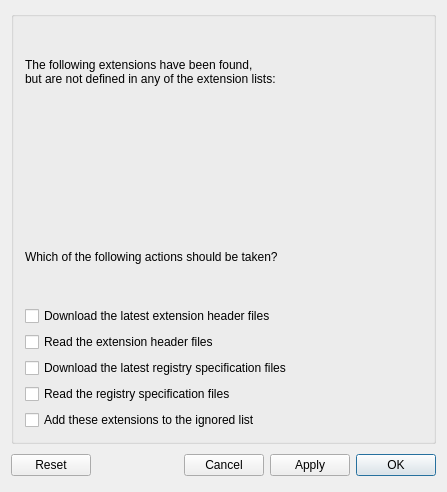
<?xml version="1.0" encoding="UTF-8"?>
<ui version="4.0">
 <class>CUpdateExtensionsBaseDialog</class>
 <widget class="QDialog" name="CUpdateExtensionsBaseDialog">
  <property name="geometry">
   <rect>
    <x>0</x>
    <y>0</y>
    <width>447</width>
    <height>492</height>
   </rect>
  </property>
  <property name="windowTitle">
   <string>Update Extensions</string>
  </property>
  <layout class="QVBoxLayout">
   <item>
    <widget class="Q3GroupBox" name="groupBox16">
     <property name="title">
      <string/>
     </property>
     <layout class="QVBoxLayout">
      <item>
       <widget class="QLabel" name="m_textextensionsnotfound">
        <property name="text">
         <string>The following extensions have been found, 
but are not defined in any of the extension lists:</string>
        </property>
        <property name="wordWrap">
         <bool>false</bool>
        </property>
       </widget>
      </item>
      <item>
       <widget class="Q3ListBox" name="m_listboxextensionsnotfound">
        <property name="font">
         <font>
          <family>Monospace</family>
         </font>
        </property>
        <property name="selectionMode">
         <enum>Q3ListBox::Single</enum>
        </property>
       </widget>
      </item>
      <item>
       <widget class="QLabel" name="m_textwhattodo">
        <property name="text">
         <string>Which of the following actions should be taken?</string>
        </property>
        <property name="wordWrap">
         <bool>false</bool>
        </property>
       </widget>
      </item>
      <item>
       <widget class="QCheckBox" name="m_checkboxdownloadheaders">
        <property name="text">
         <string>Download the latest extension header files</string>
        </property>
        <property name="checked">
         <bool>false</bool>
        </property>
       </widget>
      </item>
      <item>
       <widget class="QCheckBox" name="m_checkboxreadheaders">
        <property name="text">
         <string>Read the extension header files</string>
        </property>
        <property name="checked">
         <bool>false</bool>
        </property>
       </widget>
      </item>
      <item>
       <widget class="QCheckBox" name="m_checkboxdownloadregistry">
        <property name="text">
         <string>Download the latest registry specification files</string>
        </property>
        <property name="checked">
         <bool>false</bool>
        </property>
       </widget>
      </item>
      <item>
       <widget class="QCheckBox" name="m_checkboxreadregistry">
        <property name="text">
         <string>Read the registry specification files</string>
        </property>
        <property name="checked">
         <bool>false</bool>
        </property>
       </widget>
      </item>
      <item>
       <widget class="QCheckBox" name="m_checkboxignoreextensions">
        <property name="text">
         <string>Add these extensions to the ignored list</string>
        </property>
       </widget>
      </item>
     </layout>
    </widget>
   </item>
   <item>
    <layout class="QHBoxLayout">
     <item>
      <widget class="QPushButton" name="m_pushbuttonreset">
       <property name="text">
        <string>Reset</string>
       </property>
      </widget>
     </item>
     <item>
      <spacer name="spacer1">
       <property name="orientation">
        <enum>Qt::Horizontal</enum>
       </property>
       <property name="sizeType">
        <enum>QSizePolicy::Expanding</enum>
       </property>
       <property name="sizeHint" stdset="0">
        <size>
         <width>240</width>
         <height>31</height>
        </size>
       </property>
      </spacer>
     </item>
     <item>
      <widget class="QPushButton" name="m_pushbuttoncancel">
       <property name="text">
        <string>Cancel</string>
       </property>
      </widget>
     </item>
     <item>
      <widget class="QPushButton" name="m_pushbuttonapply">
       <property name="text">
        <string>Apply</string>
       </property>
      </widget>
     </item>
     <item>
      <widget class="QPushButton" name="m_pushbuttonok">
       <property name="text">
        <string>OK</string>
       </property>
       <property name="default">
        <bool>true</bool>
       </property>
      </widget>
     </item>
    </layout>
   </item>
  </layout>
 </widget>
 <layoutdefault spacing="6" margin="11"/>
 <pixmapfunction>qPixmapFromMimeSource</pixmapfunction>
 <customwidgets>
  <customwidget>
   <class>Q3GroupBox</class>
   <extends>QGroupBox</extends>
   <header>Qt3Support/Q3GroupBox</header>
   <container>1</container>
  </customwidget>
  <customwidget>
   <class>Q3Frame</class>
   <extends>QFrame</extends>
   <header>Qt3Support/Q3Frame</header>
   <container>1</container>
  </customwidget>
  <customwidget>
   <class>Q3ListBox</class>
   <extends>Q3Frame</extends>
   <header>q3listbox.h</header>
  </customwidget>
 </customwidgets>
 <resources/>
 <connections>
  <connection>
   <sender>m_checkboxreadheaders</sender>
   <signal>toggled(bool)</signal>
   <receiver>CUpdateExtensionsBaseDialog</receiver>
   <slot>checkboxreadheaders_toggled(bool)</slot>
   <hints>
    <hint type="sourcelabel">
     <x>46</x>
     <y>347</y>
    </hint>
    <hint type="destinationlabel">
     <x>20</x>
     <y>20</y>
    </hint>
   </hints>
  </connection>
  <connection>
   <sender>m_checkboxdownloadheaders</sender>
   <signal>toggled(bool)</signal>
   <receiver>CUpdateExtensionsBaseDialog</receiver>
   <slot>checkboxdownloadheaders_toggled(bool)</slot>
   <hints>
    <hint type="sourcelabel">
     <x>46</x>
     <y>319</y>
    </hint>
    <hint type="destinationlabel">
     <x>20</x>
     <y>20</y>
    </hint>
   </hints>
  </connection>
  <connection>
   <sender>m_checkboxreadregistry</sender>
   <signal>toggled(bool)</signal>
   <receiver>CUpdateExtensionsBaseDialog</receiver>
   <slot>checkboxreadregistry_toggled(bool)</slot>
   <hints>
    <hint type="sourcelabel">
     <x>46</x>
     <y>403</y>
    </hint>
    <hint type="destinationlabel">
     <x>20</x>
     <y>20</y>
    </hint>
   </hints>
  </connection>
  <connection>
   <sender>m_checkboxdownloadregistry</sender>
   <signal>toggled(bool)</signal>
   <receiver>CUpdateExtensionsBaseDialog</receiver>
   <slot>checkboxdownloadregistry_toggled(bool)</slot>
   <hints>
    <hint type="sourcelabel">
     <x>46</x>
     <y>375</y>
    </hint>
    <hint type="destinationlabel">
     <x>20</x>
     <y>20</y>
    </hint>
   </hints>
  </connection>
  <connection>
   <sender>m_checkboxignoreextensions</sender>
   <signal>toggled(bool)</signal>
   <receiver>CUpdateExtensionsBaseDialog</receiver>
   <slot>checkboxignoreextensions_toggled(bool)</slot>
   <hints>
    <hint type="sourcelabel">
     <x>46</x>
     <y>431</y>
    </hint>
    <hint type="destinationlabel">
     <x>20</x>
     <y>20</y>
    </hint>
   </hints>
  </connection>
  <connection>
   <sender>m_listboxextensionsnotfound</sender>
   <signal>doubleClicked(Q3ListBoxItem*)</signal>
   <receiver>CUpdateExtensionsBaseDialog</receiver>
   <slot>listboxextensionsnotfound_doubleClicked(Q3ListBoxItem*)</slot>
   <hints>
    <hint type="sourcelabel">
     <x>46</x>
     <y>93</y>
    </hint>
    <hint type="destinationlabel">
     <x>20</x>
     <y>20</y>
    </hint>
   </hints>
  </connection>
  <connection>
   <sender>m_pushbuttonreset</sender>
   <signal>clicked()</signal>
   <receiver>CUpdateExtensionsBaseDialog</receiver>
   <slot>pushbuttonreset_clicked()</slot>
   <hints>
    <hint type="sourcelabel">
     <x>26</x>
     <y>467</y>
    </hint>
    <hint type="destinationlabel">
     <x>7</x>
     <y>88</y>
    </hint>
   </hints>
  </connection>
  <connection>
   <sender>m_pushbuttoncancel</sender>
   <signal>clicked()</signal>
   <receiver>CUpdateExtensionsBaseDialog</receiver>
   <slot>pushbuttoncancel_clicked()</slot>
   <hints>
    <hint type="sourcelabel">
     <x>191</x>
     <y>464</y>
    </hint>
    <hint type="destinationlabel">
     <x>4</x>
     <y>147</y>
    </hint>
   </hints>
  </connection>
  <connection>
   <sender>m_pushbuttonapply</sender>
   <signal>clicked()</signal>
   <receiver>CUpdateExtensionsBaseDialog</receiver>
   <slot>pushbuttonapply_clicked()</slot>
   <hints>
    <hint type="sourcelabel">
     <x>296</x>
     <y>470</y>
    </hint>
    <hint type="destinationlabel">
     <x>6</x>
     <y>62</y>
    </hint>
   </hints>
  </connection>
  <connection>
   <sender>m_pushbuttonok</sender>
   <signal>clicked()</signal>
   <receiver>CUpdateExtensionsBaseDialog</receiver>
   <slot>pushbuttonok_clicked()</slot>
   <hints>
    <hint type="sourcelabel">
     <x>388</x>
     <y>464</y>
    </hint>
    <hint type="destinationlabel">
     <x>8</x>
     <y>185</y>
    </hint>
   </hints>
  </connection>
 </connections>
 <slots>
  <slot>pushbuttonreset_clicked()</slot>
  <slot>pushbuttoncancel_clicked()</slot>
  <slot>pushbuttonapply_clicked()</slot>
  <slot>pushbuttonok_clicked()</slot>
 </slots>
</ui>
